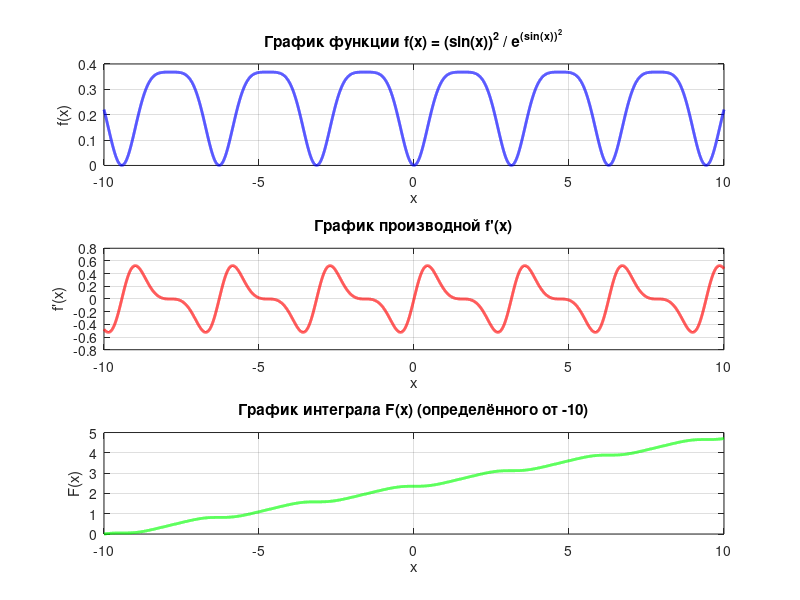

MATLAB code to generate this figure:
x = -10:0.001:10;
f = (sin(x)).^2 ./ exp((sin(x)).^2);

dx = x(2) - x(1);
f_pr = diff(f) / dx;
x_pr = x(1:end-1);

f_integral = cumtrapz(x, f);

figure;

subplot(3,1,1)
plot(x, f, 'b', 'LineWidth', 2);
grid on;
title('График функции f(x) = (sin(x))^2 / e^{(sin(x))^2}');
xlabel('x');
ylabel('f(x)');

subplot(3,1,2);
plot(x_pr, f_pr, 'r', 'LineWidth', 2);
grid on;
title('График производной f''(x)');
xlabel('x');
ylabel('f''(x)');

subplot(3,1,3);
plot(x, f_integral, 'g', 'LineWidth', 2);
grid on;
title('График интеграла F(x) (определённого от -10)');
xlabel('x');
ylabel('F(x)');
